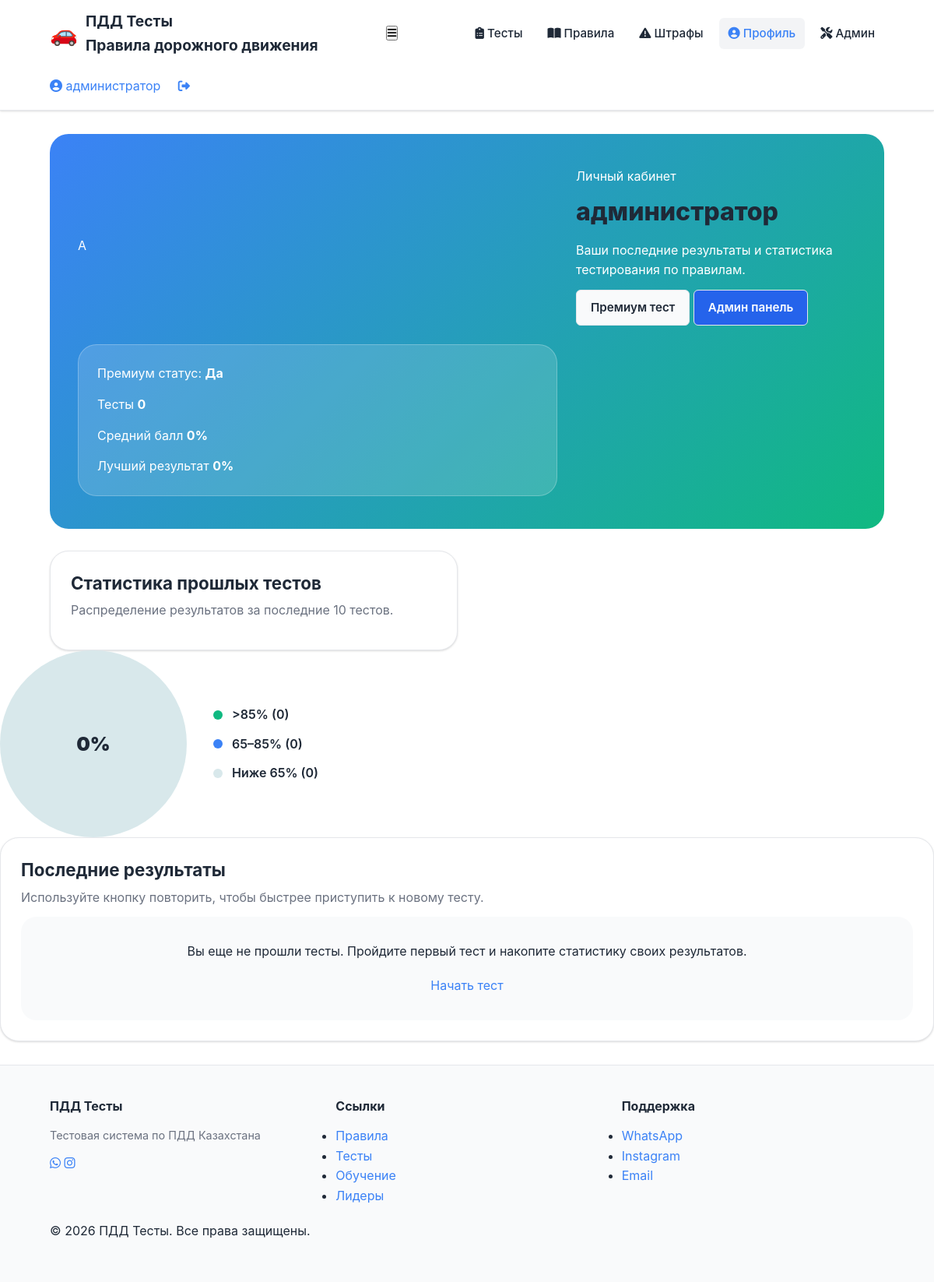
The page /dashboard (signed in) on the database as committed earlier.
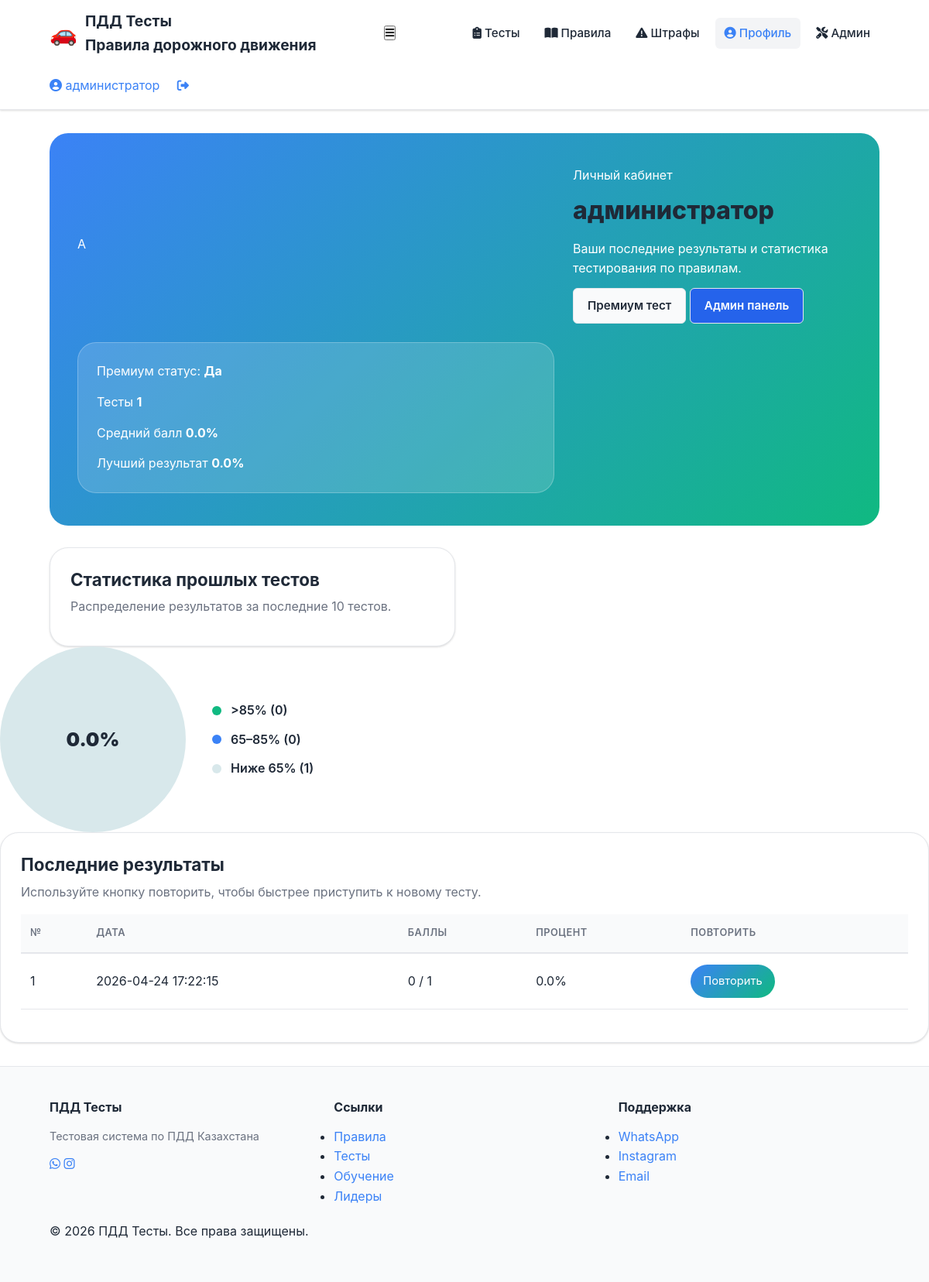
The same page on the database as committed later.
### tables this page shows
CREATE TABLE results (
    id INTEGER PRIMARY KEY AUTOINCREMENT,
    user_id INTEGER NOT NULL,
    test_id INTEGER,
    score INTEGER NOT NULL,
    total_questions INTEGER DEFAULT 40,
    test_date DATETIME DEFAULT CURRENT_TIMESTAMP,
    FOREIGN KEY (user_id) REFERENCES users(id),
    FOREIGN KEY (test_id) REFERENCES tests(id)
);

### app.py (the view)
@app.route('/dashboard')
def dashboard():
    if 'user_id' not in session:
        return redirect(url_for('login'))
    conn = get_db_connection()
    rows = conn.execute(
        'SELECT score, total_questions, test_date, test_id FROM results WHERE user_id = ? ORDER BY test_date DESC LIMIT 10',
        (session['user_id'],)
    ).fetchall()
    conn.close()
    total_attempts = len(rows)
    percents = []
    for r in rows:
        total_q = r['total_questions'] or 40
        percents.append(round((r['score'] / total_q) * 100, 1))
    avg_percent = round((sum(percents) / total_attempts), 1) if total_attempts else 0
    best_percent = max(percents) if percents else 0
    excellent = sum(1 for p in percents if p >= 85)
    good = sum(1 for p in percents if 65 <= p < 85)
    needs_improvement = total_attempts - excellent - good
    chart_total = total_attempts if total_attempts else 1
    excellent_angle = round((excellent / chart_total) * 360, 1)
    good_angle = round((good / chart_total) * 360, 1)
    chart_angles = {
        'excellent': excellent_angle,
        'good': good_angle,
        'excellent_end': excellent_angle,
        'good_start': excellent_angle,
        'good_end': excellent_angle + good_angle,
        'need_start': excellent_angle + good_angle,
    }
    return render_template(
        'dashboard.html',
        total_attempts=total_attempts,
        avg_percent=avg_percent,
        best_percent=best_percent,
        excellent=excellent,
        good=good,
        needs_improvement=needs_improvement,
        chart_angles=chart_angles,
        recent_results=rows
    )

### app.py (called while the page is built)
def get_db_connection():
    conn = sqlite3.connect(DB_PATH)
    conn.row_factory = sqlite3.Row
    return conn

### templates/dashboard.html (shortened to what this page needs)
{% extends 'base.html' %}
{% block content %}
<section class="dashboard-hero scroll-fade">
  <div class="dashboard-hero-content">
    <div class="user-avatar">{{ session.username[0].upper() }}</div>
    <div>
      <p class=\"small-label\">Личный кабинет</p>
      <h1 class=\"hero-title\">{{ session.username }}</h1>
      <p class=\"hero-subtitle\">Ваши последние результаты и статистика тестирования по правилам.</p>
      <div class=\"hero-actions\">
        {% if session.premium %}
        <a href="/tests" class="btn-secondary">Премиум тест</a>
        {% endif %}
        {% if session.is_admin %}
        <a href="/admin" class="btn-secondary" style="background:#2563eb; color:#fff;">Админ панель</a>
        {% endif %}
      </div>
    </div>
    <div class="hero-stat-card">
      <div class=\"stat-pill\">Премиум статус: <strong>{% if session.premium %}Да{% else %}Нет{% endif %}</strong></div>
      <div class=\"panel-metric\">
        <span>Тесты</span>
        <strong>{{ total_attempts }}</strong>
      </div>
      <div class=\"panel-metric\">
        <span>Средний балл</span>
        <strong>{{ avg_percent }}%</strong>
      </div>
      <div class=\"panel-metric\">
        <span>Лучший результат</span>
        <strong>{{ best_percent }}%</strong>
      </div>
    </div>
  </div>
</section>
<section class="dashboard-grid">
  <article class="dashboard-card">
    <div class="card-header">
      <h2>Статистика прошлых тестов</h2>
      <p>Распределение результатов за последние 10 тестов.</p>
    </div>
    </div>
    <div class="donut-panel">
      <div class="donut-chart" data-excellent="{{ chart_angles.excellent_end }}" data-good-start="{{ chart_angles.good_start }}" data-good-end="{{ chart_angles.good_end }}" data-need-start="{{ chart_angles.need_start }}"></div>
      <div class="donut-legend">
        <div class="donut-legend-item"><span class="donut-legend-dot legend-excellent"></span> >85% ({{ excellent }})</div>
        <div class="donut-legend-item"><span class="donut-legend-dot legend-good"></span> 65–85% ({{ good }})</div>
        <div class="donut-legend-item"><span class="donut-legend-dot legend-need"></span> Ниже 65% ({{ needs_improvement }})</div>
      </div>
    </div>
  <article class="dashboard-card recent-results-card">
    <div class="card-header">
      <h2>Последние результаты</h2>
      <p>Используйте кнопку повторить, чтобы быстрее приступить к новому тесту.</p>
    </div>
    {% if recent_results %}
      <table class="results-table">
        <thead>
          <tr>
            <th>№
            <th>Дата
            <th>Баллы
            <th>Процент
            <th>Повторить
          </tr>
        </thead>
        <tbody>
          {% for row in recent_results %}
          <tr>
            <td>{{ loop.index }}</td>
            <td>{{ row['test_date'] }}</td>
            <td>{{ row['score'] }} / {{ row['total_questions'] or 40 }}</td>
            <td>{{ ((row['score'] / (row['total_questions'] or 40)) * 100) | round(1) }}%</td>
            <td><a href="/tests" class="repeat-btn">Повторить</a></td>
          </tr>
          {% endfor %}
        </tbody>
      </table>
    {% else %}
      <div class="empty-state">
        <p>Вы еще не прошли тесты. Пройдите первый тест и накопите статистику своих результатов.</p>
        <a href=\"/tests\" class=\"btn-primary\">Начать тест</a>
      </div>
    {% endif %}
  </article>
{% endblock %}

### templates/base.html (shortened to what this page needs)
<!doctype html>
<html lang="ru">
<head>
  <link rel="stylesheet" href="{{ url_for('static', filename='style.css') }}">
  <link href="https://cdnjs.cloudflare.com/ajax/libs/font-awesome/6.4.0/css/all.min.css" rel="stylesheet">
</head>
<body class="page-fade">
  <header class="site-header modern-header">
    <div class="container header-inner">
      <div class="logo-section">
        <a href="/" class="logo-link">
          <div class="logo-icon">🚗</div>
          <div class="logo-text">
            <div class="logo-title">ПДД Тесты</div>
            <div class="logo-subtitle">Правила дорожного движения</div>
          </div>
        </a>
      </div>
      <button class="mobile-menu-toggle" id="mobileMenuBtn">
        <i class="fas fa-bars"></i>
      </button>
      <nav class="main-nav modern-nav" id="mobileMenu">
        <a href="/tests" class="nav-item {% if request.path == '/tests' %}active{% endif %}">
          <i class="fas fa-clipboard-list"></i>
          <span>Тесты</span>
        </a>
        <a href="/rules" class="nav-item {% if request.path == '/rules' %}active{% endif %}">
          <i class="fas fa-book-open"></i>
          <span>Правила</span>
        </a>
        <a href="/penalties" class="nav-item {% if request.path == '/penalties' %}active{% endif %}">
          <i class="fas fa-exclamation-triangle"></i>
          <span>Штрафы</span>
        </a>
        <a href="/dashboard" class="nav-item {% if request.path == '/dashboard' %}active{% endif %}">
          <i class="fas fa-user-circle"></i>
          <span>Профиль</span>
        </a>
        {% if session.get('is_admin') %}
        <a href="/admin" class="nav-item {% if request.path == '/admin' %}active{% endif %}">
          <i class="fas fa-tools"></i>
          <span>Админ</span>
        </a>
        {% endif %}
       </nav>
      <div class="auth-section">
        {% if session.username %}
          <div class="user-menu">
            <a href="/dashboard" class="user-button">
              <i class="fas fa-user-circle"></i>
              <span>{{ session.username }}</span>
            </a>
            <a href="/logout" class="btn-logout" title="Выход">
              <i class="fas fa-sign-out-alt"></i>
            </a>
          </div>
        {% endif %}
      </div>
    </div>
  </header>
  <main class="main-content">
    <div class="container">
      {% block content %}{% endblock %}
  </main>
  <footer class="site-footer modern-footer">
    <div class="container">
      <div class="footer-content">
        <div class="footer-section">
          <h4>ПДД Тесты</h4>
          <p>Тестовая система по ПДД Казахстана</p>
          <div class="social-links">
            <a href="https://wa.me/77785627501" target="_blank" title="WhatsApp">
              <i class="fab fa-whatsapp"></i>
            </a>
            <a href="https://www.instagram.com/pddala.kz" target="_blank" title="Instagram">
              <i class="fab fa-instagram"></i>
            </a>
          </div>
        </div>
        <div class="footer-section">
          <h4>Ссылки</h4>
          <ul>
            <li><a href="/rules">Правила</a></li>
            <li><a href="/tests">Тесты</a></li>
            <li><a href="/training">Обучение</a></li>
            <li><a href="/leaderboard">Лидеры</a></li>
          </ul>
        </div>
        <div class="footer-section">
          <h4>Поддержка</h4>
          <ul>
            <li><a href="https://wa.me/77785627501">WhatsApp</a></li>
            <li><a href="https://www.instagram.com/pddala.kz">Instagram</a></li>
            <li><a href="mailto:support@pdd.kz">Email</a></li>
          </ul>
        </div>
      </div>
      <div class="footer-bottom">
        <p>&copy; 2026 ПДД Тесты. Все права защищены.</p>
      </div>
    </div>
  </footer>
</body>
</html>

### static/style.css (style rules this page uses)
:root { --bg: #ffffff; --card: #ffffff; --surface: #f9fafb; --primary: #3b82f6; --accent: #10b981; --danger: #ef4444; --success: #22c55e; --text: #1f2937; --muted: #6b7280; --border: #e5e7eb; --shadow: 0 1px 2px rgba(0, 0, 0, 0.05), 0 1px 3px rgba(0, 0, 0, 0.1); }
* { box-sizing: border-box; margin: 0; padding: 0; }
body { font-family: -apple-system, BlinkMacSystemFont, 'Segoe UI', Roboto, 'Helvetica Neue', Arial, sans-serif; font-size: 16px; line-height: 1.6; color: var(--text); background: var(--bg); }
.container { max-width: 1120px; margin: 0 auto; padding: 0 24px; }
.site-header, .modern-header { background: #ffffff; border-bottom: 1px solid var(--border); position: sticky; top: 0; z-index: 100; box-shadow: var(--shadow); }
.header-inner { display: flex; align-items: center; justify-content: space-between; padding: 12px 24px; gap: 20px; flex-wrap: wrap; }
.logo-section { display: flex; align-items: center; gap: 12px; }
.logo-link { display: flex; align-items: center; gap: 10px; text-decoration: none; color: var(--text); font-weight: 700; font-size: 1.2rem; }
.logo-icon { font-size: 1.8rem; }
.modern-nav { display: flex; gap: 8px; align-items: center; flex-wrap: wrap; }
.nav-item { color: var(--text); text-decoration: none; padding: 8px 12px; border-radius: 6px; transition: all 0.2s ease; font-weight: 500; font-size: 0.95rem; }
.nav-item:hover, .nav-item.active { background: #f3f4f6; color: var(--primary); }
.auth-section { display: flex; align-items: center; gap: 12px; }
.btn, .btn-primary, .btn-secondary, .btn-login, .btn-signup, .btn-logout { display: inline-flex; align-items: center; justify-content: center; gap: 8px; padding: 10px 18px; border: none; border-radius: 6px; font-weight: 600; font-size: 0.95rem; cursor: pointer; transition: all 0.2s ease; text-decoration: none; }
.btn-secondary { background: var(--surface); color: var(--text); border: 1px solid var(--border); }
table { width: 100%; border-collapse: collapse; margin: 16px 0; }
table thead { background: var(--surface); border-bottom: 2px solid var(--border); }
table th { padding: 12px; text-align: left; font-weight: 600; color: var(--text); }
table td { padding: 12px; border-bottom: 1px solid var(--border); }
.site-footer, .modern-footer { background: var(--surface); border-top: 1px solid var(--border); padding: 40px 24px; margin-top: auto; }
.footer-content { display: grid; grid-template-columns: repeat(auto-fit, minmax(250px, 1fr)); gap: 30px; margin-bottom: 20px; }
.footer-section h4 { font-size: 1rem; font-weight: 700; margin-bottom: 12px; color: var(--text); }
.footer-section p { color: var(--muted); font-size: 0.9rem; line-height: 1.6; }
.main-content { flex: 1; padding: 30px 0; }
body { display: flex; flex-direction: column; min-height: 100vh; }
h1, h2, h3 { margin-bottom: 16px; color: var(--text); line-height: 1.3; }
h1 { font-size: 2rem; font-weight: 800; }
h2 { font-size: 1.5rem; font-weight: 700; }
p { margin-bottom: 12px; }
a { color: var(--primary); text-decoration: none; }

Rows that differ between the two databases and show on the page:
added results: test_date "2026-04-24 17:22:15", score "0", total_questions "1", score+total_questions "0.0"
Other text that changed with them:
{{ total_attempts }}: "0" → "1"
{{ avg_percent }}: "0" → "0.0"
{{ best_percent }}: "0" → "0.0"
{{ needs_improvement }}: "0" → "1"
text no longer shown: "Вы еще не прошли тесты. Пройдите первый тест и накопите статистику своих результатов. Начать тест"
text now shown: "№ ДАТА БАЛЛЫ ПРОЦЕНТ ПОВТОРИТЬ"
